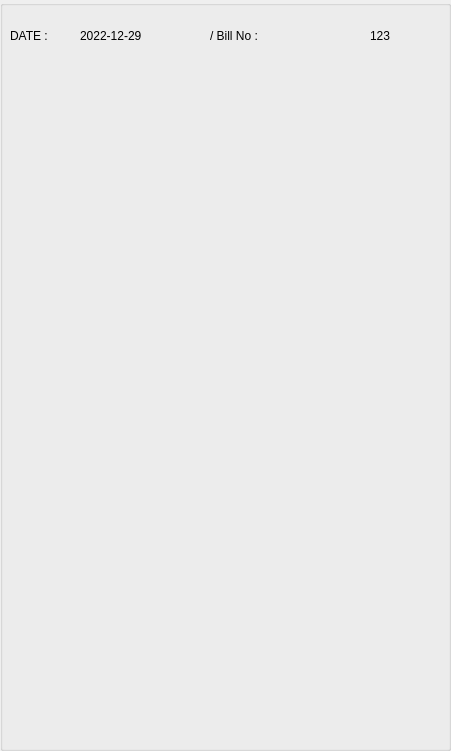
     <widget class="QGroupBox" name="PRINTAREA">
      <property name="geometry">
       <rect>
        <x>910</x>
        <y>20</y>
        <width>451</width>
        <height>751</height>
       </rect>
      </property>
      <property name="title">
       <string/>
      </property>
      <widget class="QLabel" name="label_14">
       <property name="geometry">
        <rect>
         <x>10</x>
         <y>20</y>
         <width>111</width>
         <height>31</height>
        </rect>
       </property>
       <property name="styleSheet">
        <string notr="true">border-radius: 20px;
font: 13pt &quot;Cambria&quot;;</string>
       </property>
       <property name="text">
        <string>DATE :</string>
       </property>
      </widget>
      <widget class="QLabel" name="label_18">
       <property name="geometry">
        <rect>
         <x>80</x>
         <y>20</y>
         <width>151</width>
         <height>31</height>
        </rect>
       </property>
       <property name="styleSheet">
        <string notr="true">border-radius: 20px;
font: 13pt &quot;Cambria&quot;;</string>
       </property>
       <property name="text">
        <string>2022-12-29</string>
       </property>
      </widget>
      <widget class="QLabel" name="label_23">
       <property name="geometry">
        <rect>
         <x>210</x>
         <y>20</y>
         <width>131</width>
         <height>31</height>
        </rect>
       </property>
       <property name="styleSheet">
        <string notr="true">border-radius: 20px;
font: 13pt &quot;Cambria&quot;;</string>
       </property>
       <property name="text">
        <string>/ Bill No :</string>
       </property>
      </widget>
      <widget class="QLabel" name="label_25">
       <property name="geometry">
        <rect>
         <x>370</x>
         <y>20</y>
         <width>41</width>
         <height>31</height>
        </rect>
       </property>
       <property name="styleSheet">
        <string notr="true">
font: 13pt &quot;Cambria&quot;;</string>
       </property>
       <property name="text">
        <string>123</string>
       </property>
      </widget>
     </widget>
